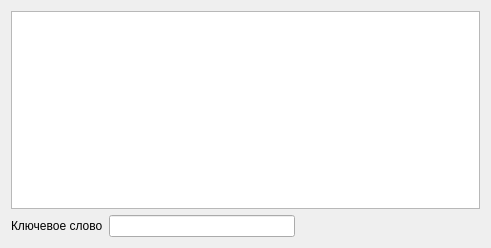
<?xml version="1.0" encoding="UTF-8"?>
<ui version="4.0">
 <class>PlayfairCipher</class>
 <widget class="QWidget" name="PlayfairCipher">
  <property name="geometry">
   <rect>
    <x>0</x>
    <y>0</y>
    <width>491</width>
    <height>248</height>
   </rect>
  </property>
  <property name="windowTitle">
   <string>Form</string>
  </property>
  <layout class="QHBoxLayout" name="horizontalLayout">
   <item>
    <layout class="QVBoxLayout" name="verticalLayout">
     <item>
      <widget class="QTextEdit" name="textEdit"/>
     </item>
     <item>
      <layout class="QHBoxLayout" name="horizontalLayout_2">
       <item>
        <widget class="QLabel" name="label">
         <property name="text">
          <string>Ключевое слово</string>
         </property>
        </widget>
       </item>
       <item>
        <widget class="QLineEdit" name="keyLineEdit"/>
       </item>
       <item>
        <spacer name="horizontalSpacer">
         <property name="orientation">
          <enum>Qt::Horizontal</enum>
         </property>
         <property name="sizeHint" stdset="0">
          <size>
           <width>40</width>
           <height>20</height>
          </size>
         </property>
        </spacer>
       </item>
      </layout>
     </item>
    </layout>
   </item>
  </layout>
 </widget>
 <resources/>
 <connections/>
</ui>
